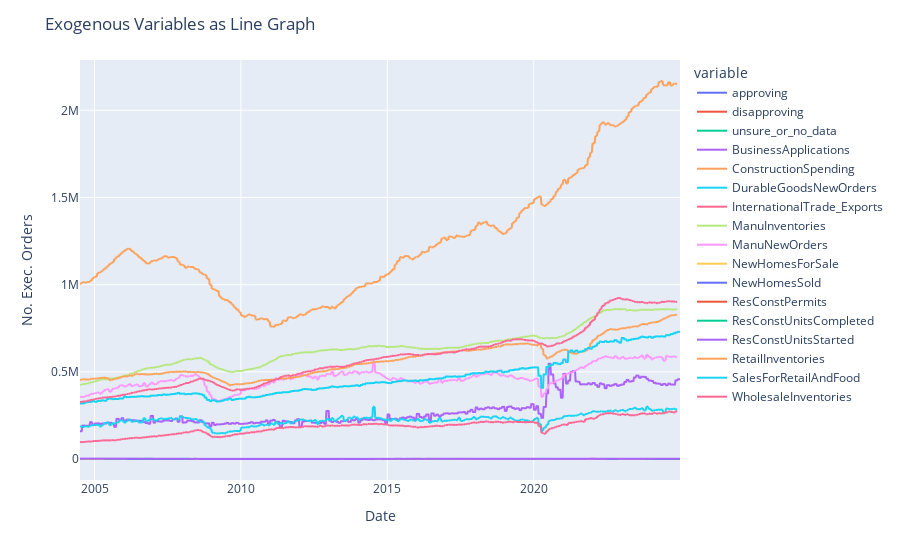

The cell this chart's notebook holds for it:
### Code cell
df_exog_interpolated = df_exog_vars.interpolate(method='spline', order = 3) # order 3 is cubic
fig5 = px.line(df_exog_interpolated)
fig5.update_layout(
    xaxis_title = 'Date',
    yaxis_title = 'No. Exec. Orders',
    title = 'Exogenous Variables (Interpolated) as Line Graph'
)
fig4.show()
null_rows = df_exog_interpolated[df_exog_interpolated.isnull().any(axis=1)]
print(f'{len(null_rows)} rows with null values found: {len(null_rows)} out of {len(df_exog_interpolated)} total')

### Figure 1 — Plotly figure (JSON) as saved in the notebook; plotly's stock layout.template omitted (floating-point values rounded to 4 significant figures; data arrays with more than 128 entries replaced by an {"elided": "..."} marker saying what was removed)
{"data": [{"hovertemplate": "variable=approving<br>week_start=%{x}<br>value=%{y}<extra></extra>", "legendgroup": "approving", "line": {"color": "#636efa", "dash": "solid"}, "marker": {"symbol": "circle"}, "mode": "lines", "name": "approving", "showlegend": true, "type": "scattergl", "x": {"elided": "1070 str values"}, "xaxis": "x", "y": {"elided": "1070 float values"}, "yaxis": "y"}, {"hovertemplate": "variable=disapproving<br>week_start=%{x}<br>value=%{y}<extra></extra>", "legendgroup": "disapproving", "line": {"color": "#EF553B", "dash": "solid"}, "marker": {"symbol": "circle"}, "mode": "lines", "name": "disapproving", "showlegend": true, "type": "scattergl", "x": {"elided": "1070 str values"}, "xaxis": "x", "y": {"elided": "1070 float values"}, "yaxis": "y"}, {"hovertemplate": "variable=unsure_or_no_data<br>week_start=%{x}<br>value=%{y}<extra></extra>", "legendgroup": "unsure_or_no_data", "line": {"color": "#00cc96", "dash": "solid"}, "marker": {"symbol": "circle"}, "mode": "lines", "name": "unsure_or_no_data", "showlegend": true, "type": "scattergl", "x": {"elided": "1070 str values"}, "xaxis": "x", "y": {"elided": "1070 float values"}, "yaxis": "y"}, {"hovertemplate": "variable=BusinessApplications<br>week_start=%{x}<br>value=%{y}<extra></extra>", "legendgroup": "BusinessApplications", "line": {"color": "#ab63fa", "dash": "solid"}, "marker": {"symbol": "circle"}, "mode": "lines", "name": "BusinessApplications", "showlegend": true, "type": "scattergl", "x": {"elided": "1070 str values"}, "xaxis": "x", "y": {"elided": "1070 float values"}, "yaxis": "y"}, {"hovertemplate": "variable=ConstructionSpending<br>week_start=%{x}<br>value=%{y}<extra></extra>", "legendgroup": "ConstructionSpending", "line": {"color": "#FFA15A", "dash": "solid"}, "marker": {"symbol": "circle"}, "mode": "lines", "name": "ConstructionSpending", "showlegend": true, "type": "scattergl", "x": {"elided": "1070 str values"}, "xaxis": "x", "y": {"elided": "1070 float values"}, "yaxis": "y"}, {"hovertemplate": "variable=DurableGoodsNewOrders<br>week_start=%{x}<br>value=%{y}<extra></extra>", "legendgroup": "DurableGoodsNewOrders", "line": {"color": "#19d3f3", "dash": "solid"}, "marker": {"symbol": "circle"}, "mode": "lines", "name": "DurableGoodsNewOrders", "showlegend": true, "type": "scattergl", "x": {"elided": "1070 str values"}, "xaxis": "x", "y": {"elided": "1070 float values"}, "yaxis": "y"}, {"hovertemplate": "variable=InternationalTrade_Exports<br>week_start=%{x}<br>value=%{y}<extra></extra>", "legendgroup": "InternationalTrade_Exports", "line": {"color": "#FF6692", "dash": "solid"}, "marker": {"symbol": "circle"}, "mode": "lines", "name": "InternationalTrade_Exports", "showlegend": true, "type": "scattergl", "x": {"elided": "1070 str values"}, "xaxis": "x", "y": {"elided": "1070 float values"}, "yaxis": "y"}, {"hovertemplate": "variable=ManuInventories<br>week_start=%{x}<br>value=%{y}<extra></extra>", "legendgroup": "ManuInventories", "line": {"color": "#B6E880", "dash": "solid"}, "marker": {"symbol": "circle"}, "mode": "lines", "name": "ManuInventories", "showlegend": true, "type": "scattergl", "x": {"elided": "1070 str values"}, "xaxis": "x", "y": {"elided": "1070 float values"}, "yaxis": "y"}, {"hovertemplate": "variable=ManuNewOrders<br>week_start=%{x}<br>value=%{y}<extra></extra>", "legendgroup": "ManuNewOrders", "line": {"color": "#FF97FF", "dash": "solid"}, "marker": {"symbol": "circle"}, "mode": "lines", "name": "ManuNewOrders", "showlegend": true, "type": "scattergl", "x": {"elided": "1070 str values"}, "xaxis": "x", "y": {"elided": "1070 float values"}, "yaxis": "y"}, {"hovertemplate": "variable=NewHomesForSale<br>week_start=%{x}<br>value=%{y}<extra></extra>", "legendgroup": "NewHomesForSale", "line": {"color": "#FECB52", "dash": "solid"}, "marker": {"symbol": "circle"}, "mode": "lines", "name": "NewHomesForSale", "showlegend": true, "type": "scattergl", "x": {"elided": "1070 str values"}, "xaxis": "x", "y": {"elided": "1070 float values"}, "yaxis": "y"}, {"hovertemplate": "variable=NewHomesSold<br>week_start=%{x}<br>value=%{y}<extra></extra>", "legendgroup": "NewHomesSold", "line": {"color": "#636efa", "dash": "solid"}, "marker": {"symbol": "circle"}, "mode": "lines", "name": "NewHomesSold", "showlegend": true, "type": "scattergl", "x": {"elided": "1070 str values"}, "xaxis": "x", "y": {"elided": "1070 float values"}, "yaxis": "y"}, {"hovertemplate": "variable=ResConstPermits<br>week_start=%{x}<br>value=%{y}<extra></extra>", "legendgroup": "ResConstPermits", "line": {"color": "#EF553B", "dash": "solid"}, "marker": {"symbol": "circle"}, "mode": "lines", "name": "ResConstPermits", "showlegend": true, "type": "scattergl", "x": {"elided": "1070 str values"}, "xaxis": "x", "y": {"elided": "1070 float values"}, "yaxis": "y"}, {"hovertemplate": "variable=ResConstUnitsCompleted<br>week_start=%{x}<br>value=%{y}<extra></extra>", "legendgroup": "ResConstUnitsCompleted", "line": {"color": "#00cc96", "dash": "solid"}, "marker": {"symbol": "circle"}, "mode": "lines", "name": "ResConstUnitsCompleted", "showlegend": true, "type": "scattergl", "x": {"elided": "1070 str values"}, "xaxis": "x", "y": {"elided": "1070 float values"}, "yaxis": "y"}, {"hovertemplate": "variable=ResConstUnitsStarted<br>week_start=%{x}<br>value=%{y}<extra></extra>", "legendgroup": "ResConstUnitsStarted", "line": {"color": "#ab63fa", "dash": "solid"}, "marker": {"symbol": "circle"}, "mode": "lines", "name": "ResConstUnitsStarted", "showlegend": true, "type": "scattergl", "x": {"elided": "1070 str values"}, "xaxis": "x", "y": {"elided": "1070 float values"}, "yaxis": "y"}, {"hovertemplate": "variable=RetailInventories<br>week_start=%{x}<br>value=%{y}<extra></extra>", "legendgroup": "RetailInventories", "line": {"color": "#FFA15A", "dash": "solid"}, "marker": {"symbol": "circle"}, "mode": "lines", "name": "RetailInventories", "showlegend": true, "type": "scattergl", "x": {"elided": "1070 str values"}, "xaxis": "x", "y": {"elided": "1070 float values"}, "yaxis": "y"}, {"hovertemplate": "variable=SalesForRetailAndFood<br>week_start=%{x}<br>value=%{y}<extra></extra>", "legendgroup": "SalesForRetailAndFood", "line": {"color": "#19d3f3", "dash": "solid"}, "marker": {"symbol": "circle"}, "mode": "lines", "name": "SalesForRetailAndFood", "showlegend": true, "type": "scattergl", "x": {"elided": "1070 str values"}, "xaxis": "x", "y": {"elided": "1070 float values"}, "yaxis": "y"}, {"hovertemplate": "variable=WholesaleInventories<br>week_start=%{x}<br>value=%{y}<extra></extra>", "legendgroup": "WholesaleInventories", "line": {"color": "#FF6692", "dash": "solid"}, "marker": {"symbol": "circle"}, "mode": "lines", "name": "WholesaleInventories", "showlegend": true, "type": "scattergl", "x": {"elided": "1070 str values"}, "xaxis": "x", "y": {"elided": "1070 float values"}, "yaxis": "y"}], "layout": {"legend": {"title": {"text": "variable"}, "tracegroupgap": 0}, "margin": {"t": 60}, "title": {"text": "Exogenous Variables as Line Graph"}, "xaxis": {"anchor": "y", "domain": [0, 1], "title": {"text": "Date"}}, "yaxis": {"anchor": "x", "domain": [0, 1], "title": {"text": "No. Exec. Orders"}}}}
